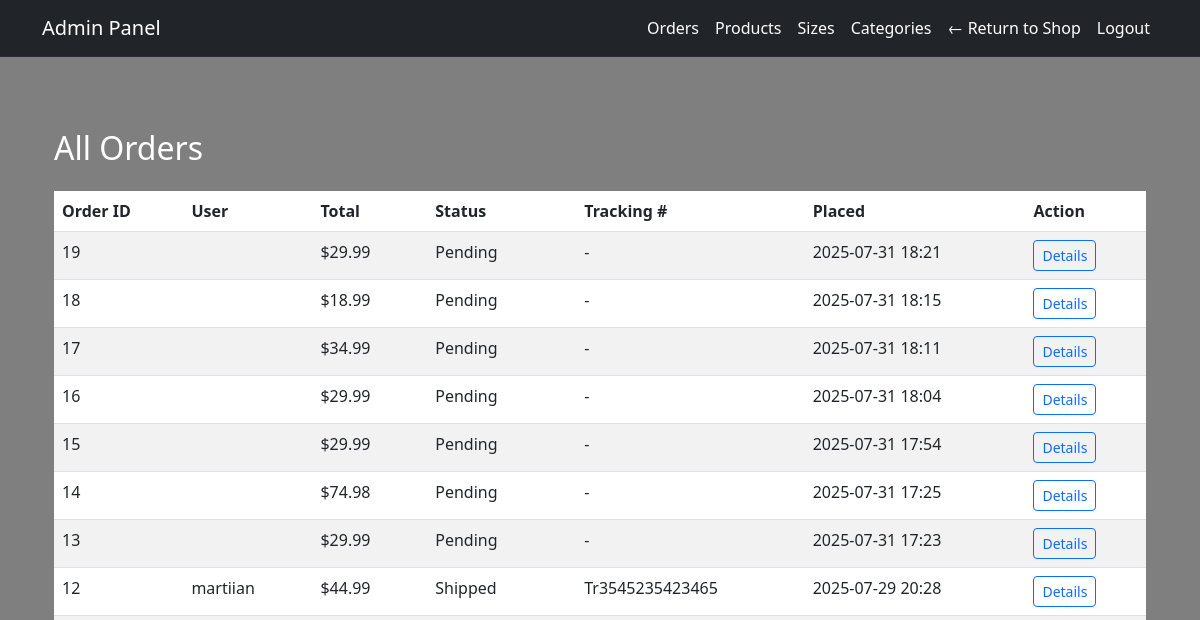
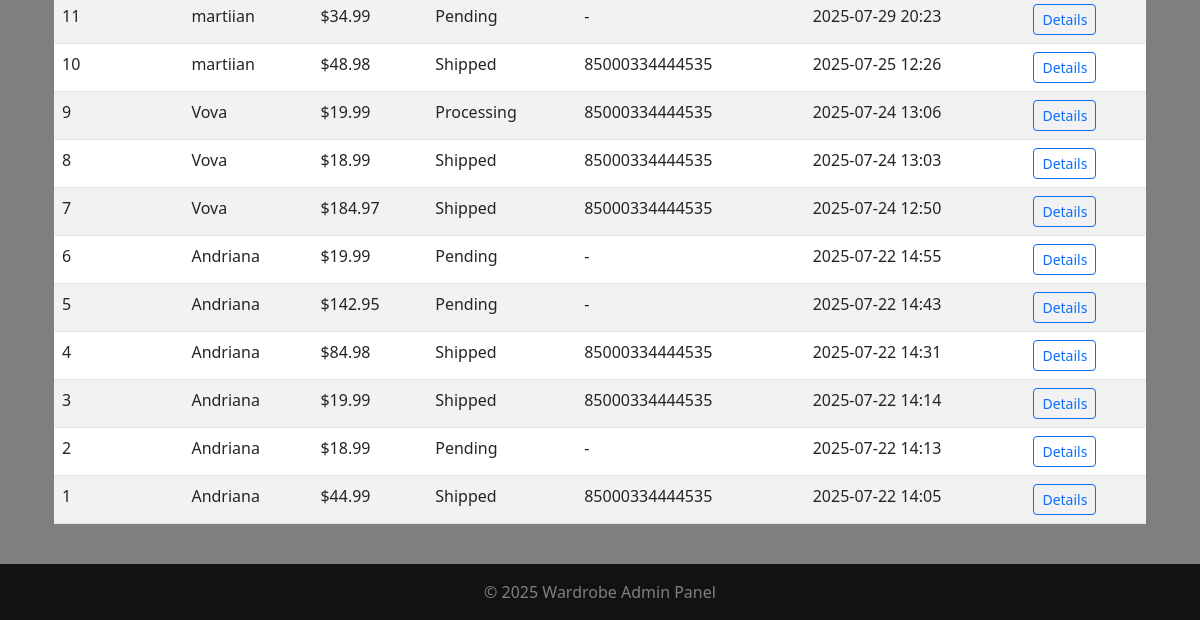
/adminpanel/orders/ (signed in), run on an earlier commit of the app's database (2 pictures, top to bottom).
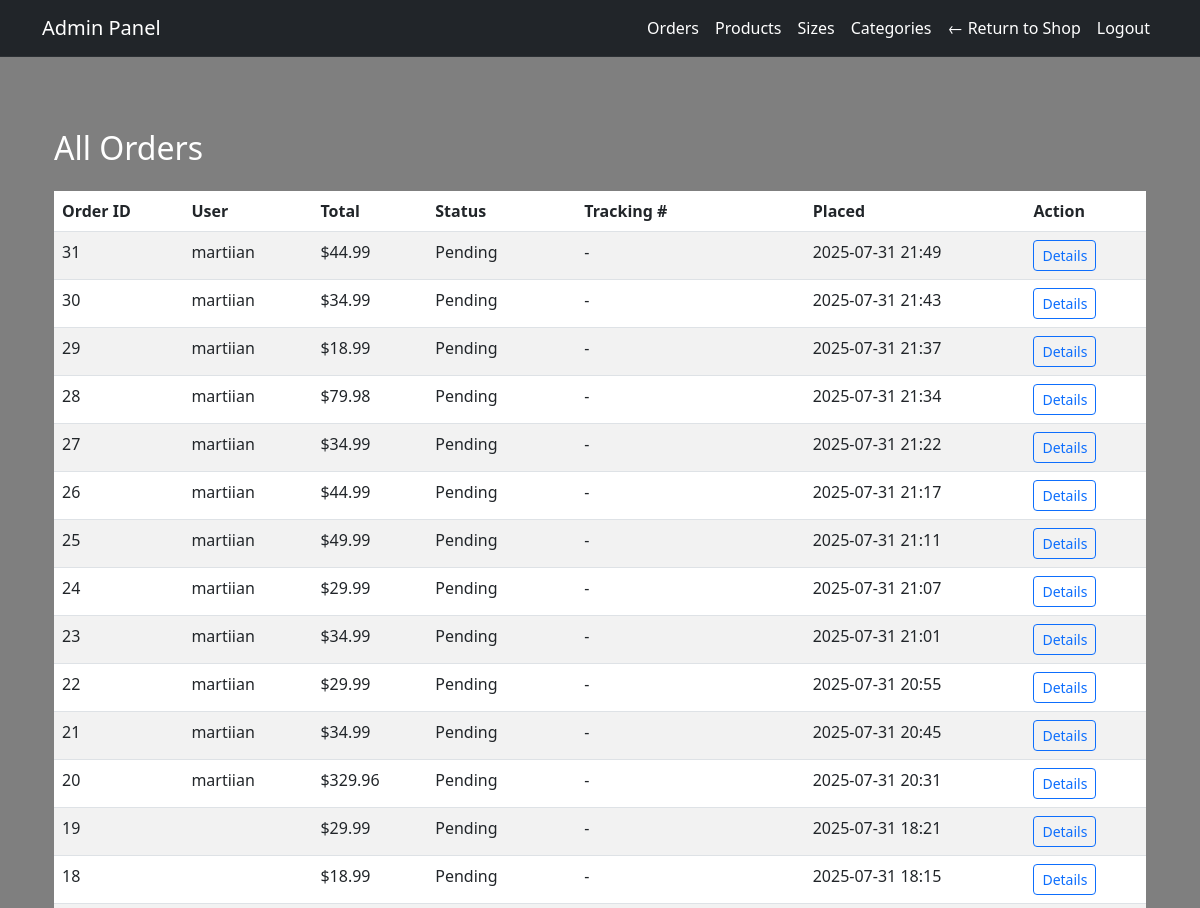
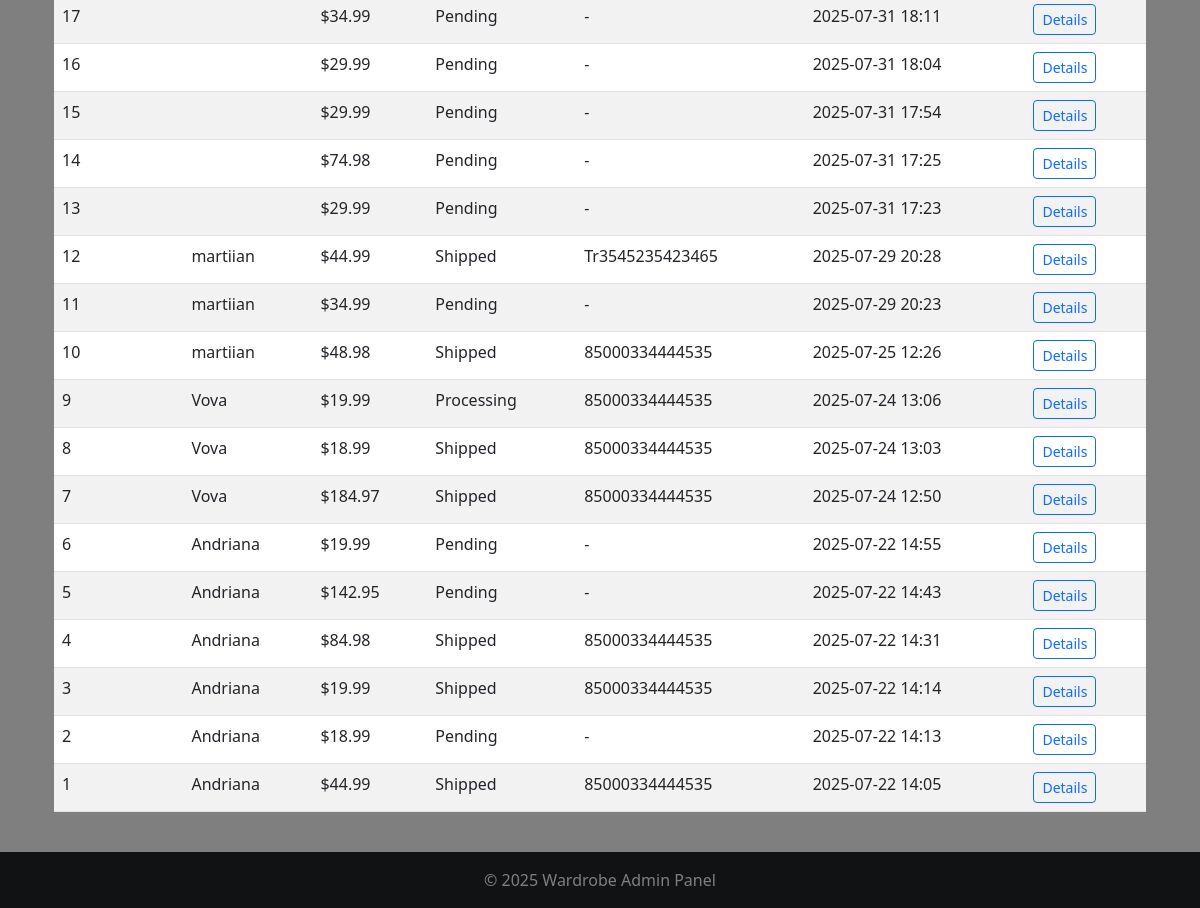
And on a later commit of the database (2 pictures, top to bottom).
### orders/models.py (models this page shows, shortened)
class Order(models.Model):
    PAYMENT_METHOD_CHOICES = [
        ('card', 'Card'),
        ('paypal', 'PayPal'),
    ]
    TRACKING_STATUS_CHOICES = [
        ('Pending', 'Pending'),
        ('Processing', 'Processing'),
        ('Shipped', 'Shipped'),
        ('Delivered', 'Delivered'),
    ]
    user = models.ForeignKey(User, on_delete=models.CASCADE, null=True, blank=True)
    full_name = models.CharField(max_length=100)
    email = models.EmailField()
    guest_token = models.CharField(max_length=64, editable=False, null=True, blank=True)
    address = models.CharField(max_length=255)
    city = models.CharField(max_length=100)
    postal_code = models.CharField(max_length=20)
    country = models.CharField(max_length=100)
    payment_method = models.CharField(
        max_length=50,
        choices=PAYMENT_METHOD_CHOICES,
        default='card',
    )
    total_price = models.DecimalField(max_digits=10, decimal_places=2)
    created_at = models.DateTimeField(auto_now_add=True)
    is_completed = models.BooleanField(default=False)
    tracking_number = models.CharField(max_length=100, blank=True, null=True)
    status = models.CharField(
        max_length=20,
        choices=TRACKING_STATUS_CHOICES,
        default='Pending'
    )

### adminpanel/views.py (the view)
# urls.py: path('orders/', views.order_list, name='admin_order_list'),
@login_required
@user_passes_test(admin_required)
def order_list(request):
    orders = Order.objects.all().order_by('-created_at')
    return render(request, 'adminpanel/order_list.html', {'orders': orders})

### adminpanel/views.py (called while the page is built)
def admin_required(user):
    return user.is_staff or user.is_superuser

### cart/cart.py (called while the page is built)
    def _load_cart_data(self):
        cart = self.session.get(settings.CART_SESSION_ID, {})
        return cart if isinstance(cart, dict) else {}

    def __len__(self):
        return sum(item.get('quantity', 0) for item in self.cart.values())

### cart/context_processors.py (called while the page is built)
def cart_context(request):
    cart = Cart(request)
    return {
        'cart': cart,
        'cart_item_count': len(cart),
    }

### wardrobeapp/context_processors.py (called while the page is built)
def stripe_public_key(request):
    return {
        'STRIPE_PUBLIC_KEY': settings.STRIPE_PUBLIC_KEY
    }

### adminpanel/templates/adminpanel/order_list.html
{% extends 'adminpanel/base.html' %}
{% block content %}
<div class="container mt-5">
  <h2 class="mb-4">All Orders</h2>
  <table class="table table-striped">
    <thead>
      <tr>
        <th>Order ID</th>
        <th>User</th>
        <th>Total</th>
        <th>Status</th>
        <th>Tracking #</th>
        <th>Placed</th>
        <th>Action</th>
      </tr>
    </thead>
    <tbody>
      {% for order in orders %}
      <tr>
        <td>{{ order.id }}</td>
        <td>{{ order.user.username }}</td>
        <td>${{ order.total_price }}</td>
        <td>{{ order.status }}</td>
        <td>{{ order.tracking_number|default:"-" }}</td>
        <td>{{ order.created_at|date:"Y-m-d H:i" }}</td>
        <td><a href="{% url 'adminpanel:admin_order_detail' order.id %}" class="btn btn-sm btn-outline-primary">Details</a></td>
      </tr>
      {% endfor %}
    </tbody>
  </table>
</div>
{% endblock %}

### adminpanel/templates/adminpanel/base.html (shortened to what this page needs)
{% load static %}
<!DOCTYPE html>
<html lang="en">
<head>
  <link rel="stylesheet" href="https://cdn.jsdelivr.net/npm/bootstrap@5.3.0/dist/css/bootstrap.min.css">
  <link rel="stylesheet" href="https://cdn.jsdelivr.net/npm/bootstrap-icons@1.10.5/font/bootstrap-icons.css">
  <link rel="stylesheet" href="{% static 'css/style.css' %}">
</head>
<body class="d-flex flex-column min-vh-100">
  <div aria-live="polite" aria-atomic="true" class="position-fixed top-0 end-0 p-3" style="z-index:1080;">
  </div>
<nav class="navbar navbar-expand-lg navbar-dark bg-dark">
  <div class="container">
    <a class="navbar-brand" href="{% url 'adminpanel:admin_dashboard' %}">Admin Panel</a>
    <div class="collapse navbar-collapse" id="navbarNav">
      <ul class="navbar-nav ms-auto">
        <li class="nav-item"><a class="nav-link" href="{% url 'adminpanel:admin_order_list' %}">Orders</a></li>
        <li class="nav-item"><a class="nav-link" href="{% url 'adminpanel:product_list' %}">Products</a></li>
        <li class="nav-item"><a class="nav-link" href="{% url 'adminpanel:size_list' %}">Sizes</a></li>
        <li class="nav-item"><a class="nav-link" href="{% url 'adminpanel:admin_category_list' %}">Categories</a></li>
        <li class="nav-item">
          <a class="nav-link text-warning" href="{% url 'home' %}">← Return to Shop</a>
        </li>
        <li class="nav-item"><a class="nav-link text-danger" href="{% url 'logout' %}">Logout</a></li>
      </ul>
    </div>
  </div>
</nav>
  <main class="container py-4 flex-grow-1">
    {% block content %}{% endblock %}
  </main>
  <footer class="bg-dark text-white text-center py-3 mt-auto">
    <p class="mb-0">&copy; 2025 Wardrobe Admin Panel</p>
  </footer>
</body>
</html>

### wardrobeapp/static/css/style.css (style rules this page uses)
html, body { margin: 0; padding: 0; height: 100%; width: 100%; font-family: 'Segoe UI', 'Roboto', 'Helvetica Neue', Arial, sans-serif; color: #fff; background: url('https://images.unsplash.com/photo-1489987707025-afc232f7ea0f?q=80&w=1170&auto=format&fit=crop&ixlib=rb-4.1.0') no-repeat center center fixed; background-size: cover; overflow-x: hidden; }
body::before { content: ''; position: fixed; inset: 0; background: rgba(0, 0, 0, 0.5); z-index: 0; }
.navbar { background-color: rgba(0, 0, 0, 0.25); backdrop-filter: blur(10px); -webkit-backdrop-filter: blur(10px); border-bottom: 1px solid rgba(255, 255, 255, 0.05); z-index: 1000; transition: background-color 0.3s ease; }
.navbar a { color: #ffffff !important; font-weight: 500; }
main, .container, .card, form, section, .row { position: relative; z-index: 1; }

What changed in the data, as far as the page shows it:
added Order: id "31", user.username "martiian", total_price "44.99", status "Pending", tracking_number "-", created_at "2025-07-31 21:49"
added Order: id "30", user.username "martiian", total_price "34.99", status "Pending", tracking_number "-", created_at "2025-07-31 21:43"
added Order: id "29", user.username "martiian", total_price "18.99", status "Pending", tracking_number "-", created_at "2025-07-31 21:37"
added Order: id "28", user.username "martiian", total_price "79.98", status "Pending", tracking_number "-", created_at "2025-07-31 21:34"
added Order: id "27", user.username "martiian", total_price "34.99", status "Pending", tracking_number "-", created_at "2025-07-31 21:22"
added Order: id "26", user.username "martiian", total_price "44.99", status "Pending", tracking_number "-", created_at "2025-07-31 21:17"
added Order: id "25", user.username "martiian", total_price "49.99", status "Pending", tracking_number "-", created_at "2025-07-31 21:11"
added Order: id "24", user.username "martiian", total_price "29.99", status "Pending", tracking_number "-", created_at "2025-07-31 21:07"
added Order: id "23", user.username "martiian", total_price "34.99", status "Pending", tracking_number "-", created_at "2025-07-31 21:01"
added Order: id "22", user.username "martiian", total_price "29.99", status "Pending", tracking_number "-", created_at "2025-07-31 20:55"
added Order: id "21", user.username "martiian", total_price "34.99", status "Pending", tracking_number "-", created_at "2025-07-31 20:45"
added Order: id "20", user.username "martiian", total_price "329.96", status "Pending", tracking_number "-", created_at "2025-07-31 20:31"
